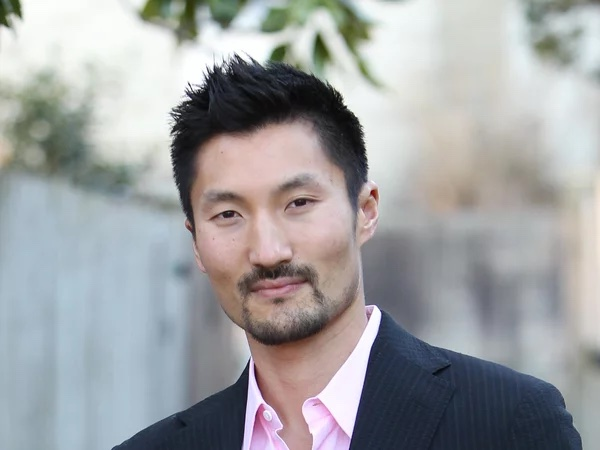
#> input picture images/asian3.jpeg, 600 x 450 px
$ jupyter execute 'Final Project.ipynb'   (shell and % lines are left out)   (text cells are left out)
#> lines starting #> are read from the running program, lines starting #| are printed output that depends on the picture; after the words box and inside, x2 and y2 are one past the last pixel; in counts of white or black regions, pixels touching at a corner belong together
### utils.py
import cv2
import numpy as np

def detect_face_coords(img, classifier):
    gray_frame = cv2.cvtColor(img, cv2.COLOR_BGR2GRAY)

    coords = classifier.detectMultiScale(gray_frame, 1.3, 5)

    biggest = np.zeros(4)
    for i in coords:
        if i[3] > biggest[3]:
            biggest = i
    return biggest


def detect_eyes_coords(img, classifier):
    gray_frame = cv2.cvtColor(img, cv2.COLOR_BGR2GRAY)

    width = np.size(img, 1) # get face frame width
    height = np.size(img, 0) # get face frame height
    left_eye = (0, 0, 0, 0)
    right_eye = (0, 0, 0, 0)

    # find the best detectMultiScale parameters
    scaleFactors = [1.01, 1.1, 1.2, 1.3, 1.4, 1.5]
    minNeighbors = [3, 4, 5, 6]
    for sf in scaleFactors:
        for mn in minNeighbors:
            eyes = classifier.detectMultiScale(gray_frame, sf, mn, 0, (int(width/5), int(height/5))) # detect eyes
            if len(eyes) >= 2:
                if abs(eyes[0][1] - eyes[1][1]) < 50:
                    for (x, y, w, h) in eyes:
                        if y < height / 3:
                            eyecenter = x + w / 2  # get the eye center
                            if eyecenter < width * 0.5:
                                left_eye = (x, y, w, h)
                            else:
                                right_eye = (x, y, w, h)
                    return left_eye, right_eye

    return (0, 0, 0, 0), (0, 0, 0, 0)

def remove_eyebrows(img):
    height, width = img.shape[: 2]
    eyebrow_h = int(height / 4)
    img = img[eyebrow_h : height, 0 : width]

    return img

# [6 lines left out: function find_eye_keypoints, not called in this run]

def find_best_threshold(gray_img):
    start = 60

    _, eye_img = cv2.threshold(gray_img, start, 255, cv2.THRESH_BINARY)
    contours, _ = cv2.findContours(eye_img, cv2.RETR_TREE, cv2.CHAIN_APPROX_SIMPLE)

    # keeps decreasing threshold (make it stricter) until 2 contours remain (one is the whole window frame, one is the real contour)
    while len(contours) > 2 and start >= 5:
        start -= 2
        _, eye_img = cv2.threshold(gray_img, start, 255, cv2.THRESH_BINARY)
        contours, _ = cv2.findContours(eye_img, cv2.RETR_TREE, cv2.CHAIN_APPROX_SIMPLE)

    return start + 2

# mainly shifting contours that get affected by makeup
# [29 lines left out: function shift_contour_inside_eye, not called in this run]

# for manual iris drawing, or drawing the contour directly
def is_contour_circular(contour):
    area = cv2.contourArea(contour)
    perimeter = cv2.arcLength(contour, True)

    circularity_ratio = 4 * np.pi * area / (perimeter ** 2)
    circularity_threshold = 0.6  # Adjust as needed

    return circularity_ratio >= circularity_threshold

### Final Project.ipynb
[cell 1]
import os
import cv2
import numpy as np
import matplotlib.pyplot as plt

[cell 2]
face_cascade = cv2.CascadeClassifier('haarcascade_frontalface_default.xml')
eye_cascade = cv2.CascadeClassifier('haarcascade_eye.xml')

detector_params = cv2.SimpleBlobDetector_Params()
detector_params.filterByArea = True
detector_params.maxArea = 1500
# detector_params.filterByCircularity = False
detector = cv2.SimpleBlobDetector_create(detector_params)
eye_detector = cv2.SimpleBlobDetector_create(detector_params)

[cell 3]
from utils import detect_face_coords, detect_eyes_coords, remove_eyebrows, find_best_threshold, is_contour_circular

[cell 4]
filename = 'asian3.jpeg'
img_blob = cv2.imread('images/' + filename)
#> img_blob is the input picture: shape (450, 600, 3); mean B, G, R 162.3, 160.6, 159.3
img_contour = cv2.imread('images/' + filename)

plt.imshow(img_blob)

[cell 5]
face_coords = detect_face_coords(img_blob, face_cascade)
#> in detect_face_coords, `coords = classifier.detectMultiScale(gray_frame, 1.3, 5)`: coords = [[161, 120, 219, 219]]
#> the loop in detect_face_coords, `for i in coords:` made 1 pass
#> face_coords = [161, 120, 219, 219]
fx, fy, fw, fh = face_coords
#> fx = 161; fy = 120; fw = 219; fh = 219
cv2.rectangle(img_blob, (fx, fy), (fx + fw, fy + fh), (255, 255, 0), 2)
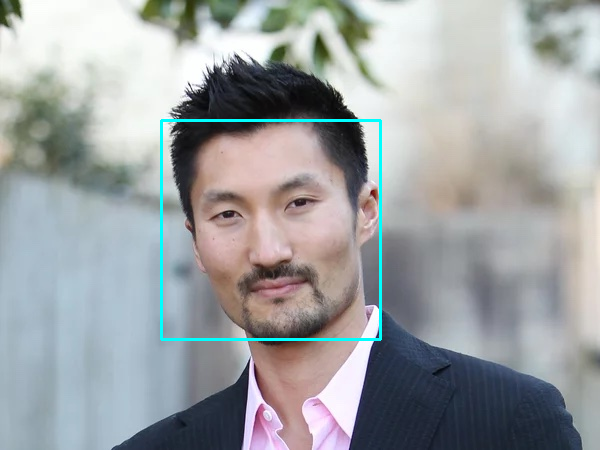
#> img_blob: shape (450, 600, 3); 0.97% of pixels changed, all inside (x1, y1, x2, y2) = (160, 119, 382, 341)

face_frame = img_blob[fy : fy + fh, fx : fx + fw]

left_eye_coords, right_eye_coords = detect_eyes_coords(face_frame, eye_cascade)
#> left_eye_coords = (40, 65, 55, 55); right_eye_coords = (107, 55, 55, 55)
lx, ly, lw, lh = left_eye_coords
#> lx = 40; ly = 65; lw = 55; lh = 55
rx, ry, rw, rh = right_eye_coords
#> rx = 107; ry = 55; rw = 55; rh = 55
cv2.rectangle(face_frame, (lx, ly), (lx + lw, ly + lh), (0, 225, 255), 2)
cv2.rectangle(face_frame, (rx, ry), (rx + rw, ry + rh), (0, 225, 255), 2)
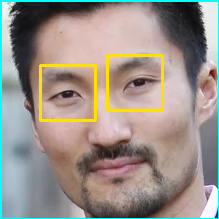
#> face_frame: shape (219, 219, 3); mean B, G, R 137, 145, 154.2

left_eye_frame = face_frame[ly : ly + lh, lx : lx + lw]
right_eye_frame = face_frame[ry : ry + rh, rx : rx + rw]
eye_frames = [left_eye_frame, right_eye_frame]
plt.imshow(face_frame)

[cell 6]
for eye in eye_frames:
    eye = remove_eyebrows(eye)
    gray_frame = cv2.cvtColor(eye, cv2.COLOR_BGR2GRAY)

    _, eye_img = cv2.threshold(gray_frame, 42, 255, cv2.THRESH_BINARY)
    keypoints = eye_detector.detect(eye_img)
    if len(keypoints) == 0:
        print('No keypoints found!')
    cv2.drawKeypoints(eye, keypoints, eye, (0, 0, 255), cv2.DRAW_MATCHES_FLAGS_DRAW_RICH_KEYPOINTS)
#> this loop made 2 passes
#> (height in remove_eyebrows, width in remove_eyebrows, eyebrow_h in remove_eyebrows) on passes 1 to 2: (55, 55, 13), (55, 55, 13)
#| No keypoints found!
#| No keypoints found!
#> pass 1, `_, eye_img = cv2.threshold(gray_frame, 42, 255, cv2.THRESH_BINARY)`:
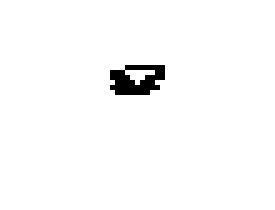
#> eye_img: shape (42, 55) (shown 5 times larger); 98.1% white; black in thin lines or dots, all inside (x1, y1, x2, y2) = (22, 13, 33, 19)
#> after the loop: eye_img: shape (42, 55); 98.1% white; 2 black regions (1 under 20 px), largest, box (x1, y1, x2, y2) and area: (26, 11, 38, 18) 43
plt.imshow(face_frame)

[cell 7]
plt.imsave("outputs/blob/output_" + filename, face_frame)
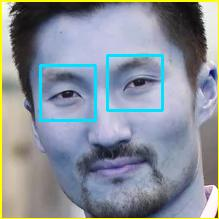
#> saved as output_asian3.jpeg: shape (219, 219, 3); mean R, G, B 137.1, 144.9, 154.4

[cell 8]
face_coords = detect_face_coords(img_contour, face_cascade)
#> the loop in detect_face_coords (call 2), `for i in coords:` made 1 pass
fx, fy, fw, fh = face_coords
cv2.rectangle(img_contour, (fx, fy), (fx + fw, fy + fh), (255, 255, 0), 2)

face_frame = img_contour[fy : fy + fh, fx : fx + fw]

left_eye_coords, right_eye_coords = detect_eyes_coords(face_frame, eye_cascade)
lx, ly, lw, lh = left_eye_coords
rx, ry, rw, rh = right_eye_coords
cv2.rectangle(face_frame, (lx, ly), (lx + lw, ly + lh), (0, 225, 255), 2)
cv2.rectangle(face_frame, (rx, ry), (rx + rw, ry + rh), (0, 225, 255), 2)

left_eye_frame = face_frame[ly : ly + lh, lx : lx + lw]
right_eye_frame = face_frame[ry : ry + rh, rx : rx + rw]
eye_frames = [left_eye_frame, right_eye_frame]
plt.imshow(face_frame)

[cell 9]
for eye in eye_frames:
        eye = remove_eyebrows(eye)
        gray_frame = cv2.cvtColor(eye, cv2.COLOR_BGR2GRAY)
        gray_frame = cv2.GaussianBlur(gray_frame, (9, 9), 0)

        threshold = find_best_threshold(gray_frame)
        _, eye_img = cv2.threshold(gray_frame, threshold, 255, cv2.THRESH_BINARY)
        contours, _ = cv2.findContours(eye_img, cv2.RETR_TREE, cv2.CHAIN_APPROX_SIMPLE)
        contours = contours[1:] # removes the window frame contour
        contours = sorted(contours, key=lambda x: cv2.contourArea(x), reverse=True)

        if len(contours) > 0:
            largest_contour = contours[0]
            if is_contour_circular(largest_contour):
                cv2.drawContours(eye, contours, 0, (0,0,255), 3)
            else:
                largest_contour = contours[0]
                contour_coords = largest_contour.reshape(-1, 2)
                center_x = np.mean(contour_coords[:, 0])
                center_y = np.mean(contour_coords[:, 1])
                cv2.circle(eye, (int(center_x), int(center_y)), int(eye.shape[0]/7), (0, 0, 255), -1)
#> this loop made 2 passes
#> (height in remove_eyebrows, width in remove_eyebrows, eyebrow_h in remove_eyebrows, threshold, area in is_contour_circular, perimeter in is_contour_circular, circularity_ratio in is_contour_circular) on passes 1 to 2: (55, 55, 13, 62, 44, 27.31, 0.741), (55, 55, 13, 62, 48, 28.14, 0.762)
#> eye_img: shape (42, 55); 98.4% white; 1 black region, box (x1, y1, x2, y2) and area: (27, 12, 37, 17) 37
plt.imshow(face_frame)
#> figure, not shown here; B, G, R data is drawn as R, G, B

[cell 10]
plt.imsave("outputs/contour/output_" + filename, face_frame)

[cell 11]
plt.imshow(eye_frames[0])
#> figure, not shown here; B, G, R data is drawn as R, G, B

[cell 12]
plt.imshow(eye_frames[1])
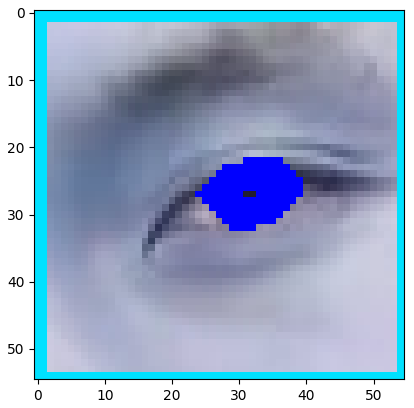
#> figure drawn by matplotlib, 1 panel; B, G, R data is drawn as R, G, B

[cell 13]
cap = cv2.VideoCapture(0)
while True:
    _, frame = cap.read()
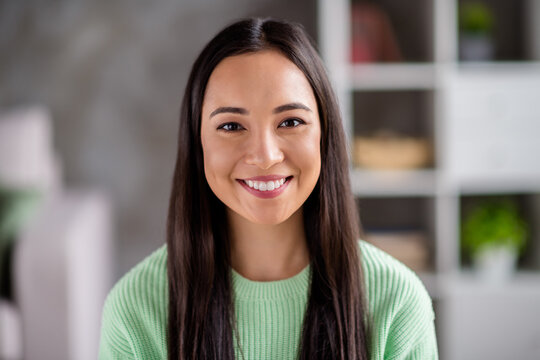
#> input picture asian_female_headshot.jpg, 540 x 360 px, given in place of the camera
#> frame is the input picture: shape (360, 540, 3); mean B, G, R 113.2, 120.2, 128.2
    face_coords = detect_face_coords(frame, face_cascade)
#> face_coords = [178, 60, 161, 161]
    fx, fy, fw, fh = face_coords
#> fx = 178; fy = 60; fw = 161; fh = 161
    if np.sum(face_coords) > 0:

        cv2.rectangle(frame, (fx, fy), (fx + fw, fy + fh), (255, 255, 0), 2)
#> frame: shape (360, 540, 3); 0.99% of pixels changed, all inside (x1, y1, x2, y2) = (177, 59, 341, 223)
        face_frame = frame[fy : fy + fh, fx : fx + fw]
#> face_frame: shape (161, 161, 3)

        left_eye_coords, right_eye_coords = detect_eyes_coords(face_frame, eye_cascade)
#> in detect_eyes_coords (call 3), `gray_frame = cv2.cvtColor(img, cv2.COLOR_BGR2GRAY)`:
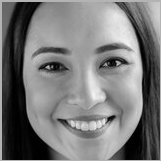
#> gray_frame: shape (161, 161); min 0, max 245, mean 120.3
#> left_eye_coords = (31, 45, 44, 44); right_eye_coords = (89, 42, 43, 43)
        lx, ly, lw, lh = left_eye_coords
#> lx = 31; ly = 45; lw = 44; lh = 44
        rx, ry, rw, rh = right_eye_coords
#> rx = 89; ry = 42; rw = 43; rh = 43
        if np.sum(left_eye_coords) > 0 and np.sum(right_eye_coords) > 0:
            cv2.rectangle(face_frame, (lx, ly), (lx + lw, ly + lh), (0, 225, 255), 2)
            cv2.rectangle(face_frame, (rx, ry), (rx + rw, ry + rh), (0, 225, 255), 2)

            left_eye_frame = face_frame[ly : ly + lh, lx : lx + lw]
#> left_eye_frame: shape (44, 44, 3)
            right_eye_frame = face_frame[ry : ry + rh, rx : rx + rw]
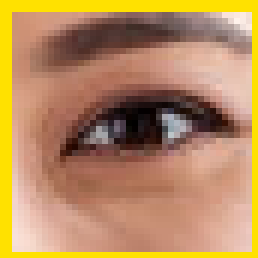
#> right_eye_frame: shape (43, 43, 3) (shown 6 times larger); mean B, G, R 95.2, 139.9, 183.5
            eye_frames = [left_eye_frame, right_eye_frame]

            for eye in eye_frames:
                eye = remove_eyebrows(eye)
                gray_frame = cv2.cvtColor(eye, cv2.COLOR_BGR2GRAY)
                gray_frame = cv2.GaussianBlur(gray_frame, (9, 9), 0)

                threshold = find_best_threshold(gray_frame)
                _, eye_img = cv2.threshold(gray_frame, threshold, 255, cv2.THRESH_BINARY)
                contours, _ = cv2.findContours(eye_img, cv2.RETR_TREE, cv2.CHAIN_APPROX_SIMPLE)
                contours = contours[1:] # removes the window frame contour
                contours = sorted(contours, key=lambda x: cv2.contourArea(x), reverse=True)

                if contours:
                    cv2.drawContours(eye, contours, 0, (0,255,0), 3)
#> this loop made 2 passes
#> (height in remove_eyebrows, width in remove_eyebrows, eyebrow_h in remove_eyebrows, threshold) on passes 1 to 2: (44, 44, 11, 52), (43, 43, 10, 58)
#> eye_img: shape (33, 43); 95.9% white; 2 black regions (1 under 20 px), largest, box (x1, y1, x2, y2) and area: (18, 6, 27, 15) 56
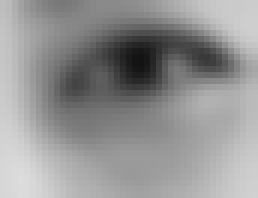
#> gray_frame: shape (33, 43) (shown 6 times larger); min 19, max 220, mean 147.4

        cv2.imshow('Iris Detection', frame[fy : fy + fh, fx : fx + fw])
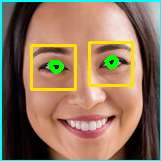
#> window 'Iris Detection': shape (161, 161, 3); mean B, G, R 93.3, 117.9, 142.7
    if cv2.waitKey(1) & 0xFF == ord('q'):
#> (key q is pressed here)
        break
cap.release()
cv2.destroyAllWindows()
